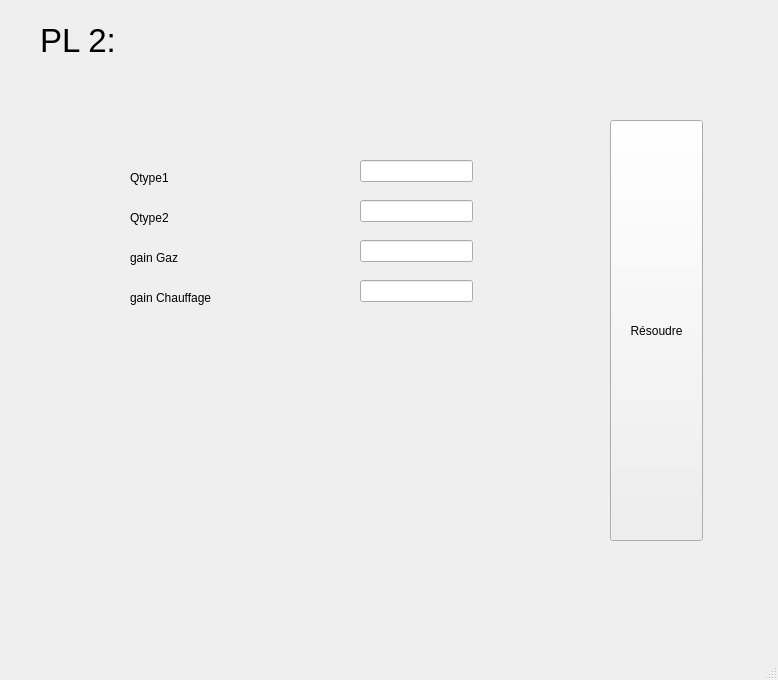
<?xml version="1.0" encoding="UTF-8"?>
<ui version="4.0">
 <class>MainWindow</class>
 <widget class="QMainWindow" name="MainWindow">
  <property name="geometry">
   <rect>
    <x>0</x>
    <y>0</y>
    <width>778</width>
    <height>680</height>
   </rect>
  </property>
  <property name="windowTitle">
   <string>MainWindow</string>
  </property>
  <widget class="QWidget" name="centralwidget">
   <widget class="QLabel" name="label">
    <property name="geometry">
     <rect>
      <x>40</x>
      <y>10</y>
      <width>121</width>
      <height>61</height>
     </rect>
    </property>
    <property name="font">
     <font>
      <pointsize>25</pointsize>
     </font>
    </property>
    <property name="text">
     <string>PL 2:</string>
    </property>
   </widget>
   <widget class="QPushButton" name="resoudre1">
    <property name="geometry">
     <rect>
      <x>610</x>
      <y>120</y>
      <width>93</width>
      <height>421</height>
     </rect>
    </property>
    <property name="text">
     <string>Résoudre</string>
    </property>
   </widget>
   <widget class="QLabel" name="label_2">
    <property name="geometry">
     <rect>
      <x>130</x>
      <y>170</y>
      <width>171</width>
      <height>16</height>
     </rect>
    </property>
    <property name="text">
     <string>Qtype1</string>
    </property>
   </widget>
   <widget class="QLabel" name="label_3">
    <property name="geometry">
     <rect>
      <x>130</x>
      <y>210</y>
      <width>161</width>
      <height>16</height>
     </rect>
    </property>
    <property name="text">
     <string>Qtype2</string>
    </property>
   </widget>
   <widget class="QLabel" name="label_8">
    <property name="geometry">
     <rect>
      <x>130</x>
      <y>250</y>
      <width>55</width>
      <height>16</height>
     </rect>
    </property>
    <property name="text">
     <string>gain Gaz</string>
    </property>
   </widget>
   <widget class="QLabel" name="label_9">
    <property name="geometry">
     <rect>
      <x>130</x>
      <y>290</y>
      <width>101</width>
      <height>16</height>
     </rect>
    </property>
    <property name="text">
     <string>gain Chauffage</string>
    </property>
   </widget>
   <widget class="QLineEdit" name="qtype1">
    <property name="geometry">
     <rect>
      <x>360</x>
      <y>160</y>
      <width>113</width>
      <height>22</height>
     </rect>
    </property>
   </widget>
   <widget class="QLineEdit" name="qtype2">
    <property name="geometry">
     <rect>
      <x>360</x>
      <y>200</y>
      <width>113</width>
      <height>22</height>
     </rect>
    </property>
   </widget>
   <widget class="QLineEdit" name="gain_gaz">
    <property name="geometry">
     <rect>
      <x>360</x>
      <y>240</y>
      <width>113</width>
      <height>22</height>
     </rect>
    </property>
   </widget>
   <widget class="QLineEdit" name="gain_chauffage">
    <property name="geometry">
     <rect>
      <x>360</x>
      <y>280</y>
      <width>113</width>
      <height>22</height>
     </rect>
    </property>
   </widget>
  </widget>
  <widget class="QMenuBar" name="menubar">
   <property name="geometry">
    <rect>
     <x>0</x>
     <y>0</y>
     <width>778</width>
     <height>26</height>
    </rect>
   </property>
  </widget>
  <widget class="QStatusBar" name="statusbar"/>
 </widget>
 <resources/>
 <connections/>
</ui>
